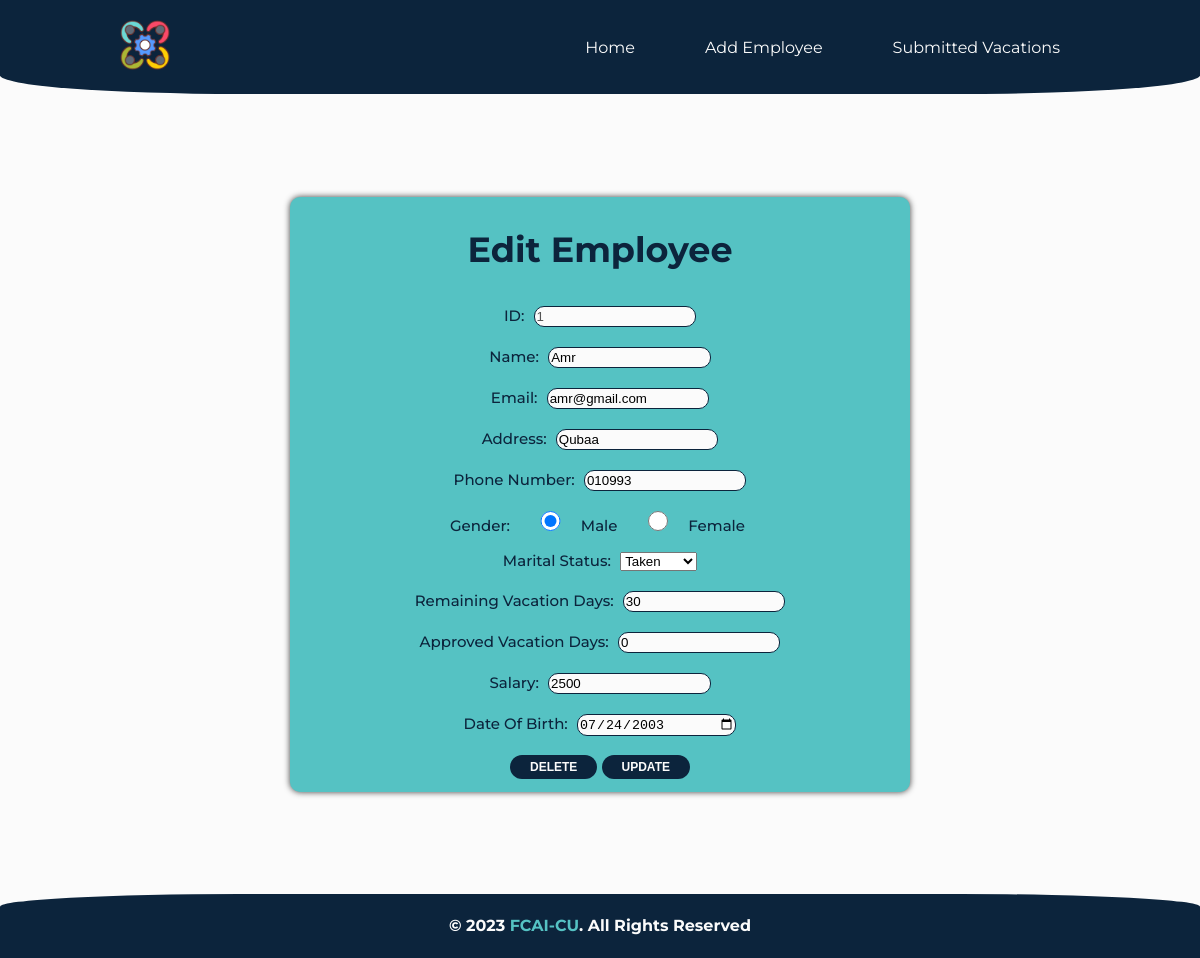
Page /edit/1/ on the committed database.
### pages/models.py (models this page shows, shortened)
class Employee(models.Model):
    GENDER_CHOICES = [
        ('male', 'Male'),
        ('female', 'Female'),
    ]
    MARITAL_STATUS_CHOICES = [
        ('single', 'Single'),
        ('taken', 'Taken'),
        ('married', 'Married'),
        ('divorced', 'Divorced'),
        ('widowed', 'Widowed'),
    ]
    ID = models.IntegerField(primary_key=True)
    Name = models.CharField(max_length=15)
    Remaining_vacation_days = models.IntegerField(default=30)
    Approved_vacation_days = models.IntegerField(default=0)
    Email = models.EmailField(max_length=254)
    Address = models.CharField(max_length=100)
    Phone = models.CharField(max_length=11)
    Salary = models.CharField(max_length=20)
    Date_of_birth = models.DateField()
    Gender = models.CharField(max_length=6, choices=GENDER_CHOICES)
    Marital_status = models.CharField(max_length=10, choices=MARITAL_STATUS_CHOICES)

### pages/views.py (the view)
# urls.py: path('edit/<int:id>/', views.edit, name='edit'),
def edit(request, id):
    emp = Employee.objects.get(ID=id)
    return render(request, 'pages/edit.html', {'emp': emp})

### templates/pages/edit.html (shortened to what this page needs)
{% extends 'base.html' %}
{% load static %}
{% block styles %}
<link rel="stylesheet" href="{% static 'style/edit.css' %}">
{% endblock styles %}
{% block content %}
<div class="content">
    <div class="container">
        <div class="form">
            <form action="home.html" method="post">
                <h2>Edit Employee</h2>
                <label for="id">ID:</label>
                <input type="number" name="id" placeholder="Id" value="{{emp.ID}}" required disabled><br>
                <label for="name">Name:</label>
                <input type="text" name="name" placeholder="Name" value="{{emp.Name}}" id="name" required><br>
                <label for="email">Email:</label>
                <input type="text" name="email" placeholder="Email" value="{{emp.Email}}" id="email"><br>
                <label for="address">Address:</label>
                <input type="text" name="address" placeholder="Address" value="{{emp.Address}}"><br>
                <label for="phone">Phone Number:</label>
                <input type="text" name="phone" placeholder="Phone" value="{{emp.Phone}}" id="phone"><br>
                <label for="gender">Gender:</label>
                <input type="radio" name="gender" value="male" {% if emp.Gender == "male" %}checked{% endif %}><label>Male</label>
                <input type="radio" name="gender" value="female" {% if emp.Gender == "female" %}checked{% endif %}><label>Female</label><br>
                <label for="marital_status">Marital Status:</label>
                <select name="marital_status" id="marital_status">
                <option value="taken" {% if emp.Marital_status == "taken" %}selected{% endif %}>Taken</option>
                </select><br>
                <label for="vacation_left">Remaining Vacation Days:</label>
                <input type="number" name="vacation_left" placeholder="Remaining Vacation Days" value="{{emp.Remaining_vacation_days}}" required><br>
                <label for="vacation_approved">Approved Vacation Days:</label>
                <input type="number" name="vacation_approved" placeholder="Approved Vacation Days" value="{{emp.Approved_vacation_days}}" required><br>
                <label for="salary">Salary:</label>
                <input type="text" name="salary" placeholder="Salary" value="{{emp.Salary}}" id="salary"><br>
                <label for="birth">Date Of Birth:</label>
                <input type="date" name="birth" placeholder="Date of Birth" value="{{emp.Date_of_birth|date:'Y-m-d'}}"><br><br>
                <input class="sub" type="button" value="Delete" id="del">
                <input class="sub" type="submit" value="Update" id="update">
            </form>
        </div>
    </div>
</div>
{% endblock content %}

### project/static/style/general.css (style rules this page uses)
:root { --grey: #C9D1D5; --darkgrey: #818c98; --darkblue: #0C243C; --turquoise: #55C2C3; --applewhite: #fbfbfb; --darkturq: #3f9294; }
body { background-color: var(--applewhite); margin: 0; font-family: 'Montserrat', sans-serif; text-align: center; color: var(--darkblue); min-height: 100vh; display: flex; flex-direction: column; text-transform: capitalize; }

### project/static/style/edit.css (style rules this page uses)
:root { --grey: #C9D1D5; --darkgrey: #818c98; --darkblue: #0C243C; --turquoise: #55C2C3; --applewhite: #fbfbfb; --darkturq: #4eb3b5; }
body { background: var(--applewhite); }
.container { display: flex; justify-content: center; align-items: center; height: 100vh; }
.form { display: flex; justify-content: center; align-items: center; background: var(--turquoise); border-radius: 10px; box-shadow: 0 0 6px #3e3e3e; padding: 10px; width: 600px; height: 575px; -webkit-border-radius: 10px; -moz-border-radius: 10px; -ms-border-radius: 10px; -o-border-radius: 10px; }
.form h2 { color: var(--darkblue); font-size: 35px; font-weight: 700; margin-bottom: 15px; text-align: center; }
.sub { background: var(--darkblue); color: var(--applewhite); margin: 0 auto; font-size: 12px; padding: 5px 20px; text-transform: uppercase; font-weight: 600; border-radius: 100px; border: none; cursor: pointer; transition: 0.5s; margin-bottom: 10px; -webkit-transition: 0.5s; -moz-transition: 0.5s; -ms-transition: 0.5s; -o-transition: 0.5s; -webkit-border-radius: 100px; -moz-border-radius: 100px; -ms-border-radius: 100px; -o-border-radius: 100px; }
.form label { color: var(--darkblue); font-size: 15px; font-weight: 500; margin-right: 5px; }
.form input[type=text] { background-color: var(--applewhite); border-radius: 10px; border: 0.5px solid #0C243C; width: 40%; height: 17px; margin-top: 20px; }
.form input[type=number] { background-color: var(--applewhite); border-radius: 10px; border: 0.5px solid #0C243C; width: 40%; height: 17px; margin-top: 20px; }
.form input[type=date] { background-color: var(--applewhite); border-radius: 10px; border: 0.5px solid #0C243C; width: 40%; height: 20px; margin-top: 20px; }
.form input[type=radio] { background-color: var(--applewhite); border-radius: 2px; border: 0.5px solid #0C243C; width: 15%; height: 20px; margin-top: 20px; margin-bottom: 20px; margin-left: 2px; margin-right: 1px; }
::placeholder { color: var(--darkblue); opacity: 0.7; }

### rows in the picture
Employee: id "1", name "Amr", email "amr@gmail.com", address "Qubaa", phone "010993", Gender "☑", marital_status "Taken", vacation_left "30", vacation_approved "0", salary "2500", birth "07/24/2003"
